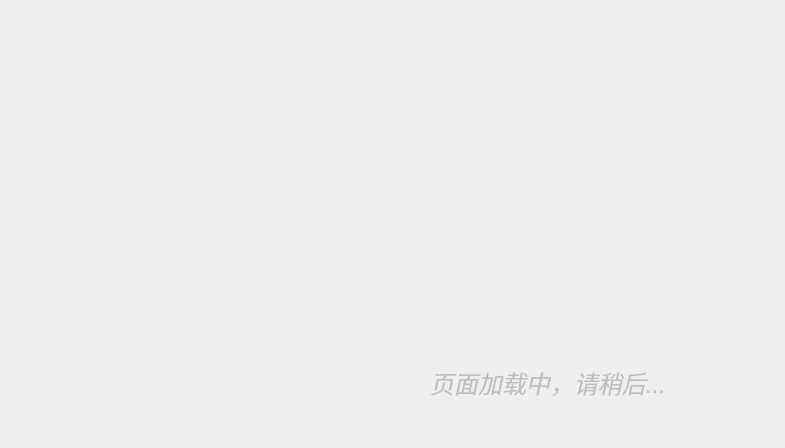
      <widget class="QWidget" name="page_4">
       <widget class="QWidget" name="layoutWidget_2">
        <property name="geometry">
         <rect>
          <x>320</x>
          <y>220</y>
          <width>456</width>
          <height>219</height>
         </rect>
        </property>
        <layout class="QGridLayout" name="gridLayout_67">
         <item row="0" column="1">
          <spacer name="horizontalSpacer_4">
           <property name="orientation">
            <enum>Qt::Horizontal</enum>
           </property>
           <property name="sizeHint" stdset="0">
            <size>
             <width>40</width>
             <height>20</height>
            </size>
           </property>
          </spacer>
         </item>
         <item row="0" column="2">
          <widget class="QLabel" name="label_loading">
           <property name="enabled">
            <bool>false</bool>
           </property>
           <property name="minimumSize">
            <size>
             <width>100</width>
             <height>100</height>
            </size>
           </property>
           <property name="maximumSize">
            <size>
             <width>100</width>
             <height>100</height>
            </size>
           </property>
           <property name="text">
            <string/>
           </property>
           <property name="scaledContents">
            <bool>true</bool>
           </property>
          </widget>
         </item>
         <item row="0" column="3">
          <spacer name="horizontalSpacer_5">
           <property name="orientation">
            <enum>Qt::Horizontal</enum>
           </property>
           <property name="sizeHint" stdset="0">
            <size>
             <width>40</width>
             <height>20</height>
            </size>
           </property>
          </spacer>
         </item>
         <item row="1" column="0">
          <spacer name="horizontalSpacer_10">
           <property name="orientation">
            <enum>Qt::Horizontal</enum>
           </property>
           <property name="sizeHint" stdset="0">
            <size>
             <width>40</width>
             <height>20</height>
            </size>
           </property>
          </spacer>
         </item>
         <item row="1" column="1" colspan="3">
          <widget class="QLabel" name="label_61">
           <property name="enabled">
            <bool>false</bool>
           </property>
           <property name="minimumSize">
            <size>
             <width>360</width>
             <height>110</height>
            </size>
           </property>
           <property name="maximumSize">
            <size>
             <width>360</width>
             <height>110</height>
            </size>
           </property>
           <property name="font">
            <font>
             <pointsize>20</pointsize>
            </font>
           </property>
           <property name="text">
            <string>&lt;html&gt;&lt;head/&gt;&lt;body&gt;&lt;p&gt;&lt;span style=&quot; font-size:18pt; font-style:italic;&quot;&gt;页面加载中，请稍后...&lt;/span&gt;&lt;/p&gt;&lt;/body&gt;&lt;/html&gt;</string>
           </property>
           <property name="alignment">
            <set>Qt::AlignCenter</set>
           </property>
          </widget>
         </item>
         <item row="1" column="4">
          <spacer name="horizontalSpacer_11">
           <property name="orientation">
            <enum>Qt::Horizontal</enum>
           </property>
           <property name="sizeHint" stdset="0">
            <size>
             <width>40</width>
             <height>20</height>
            </size>
           </property>
          </spacer>
         </item>
        </layout>
       </widget>
      </widget>
